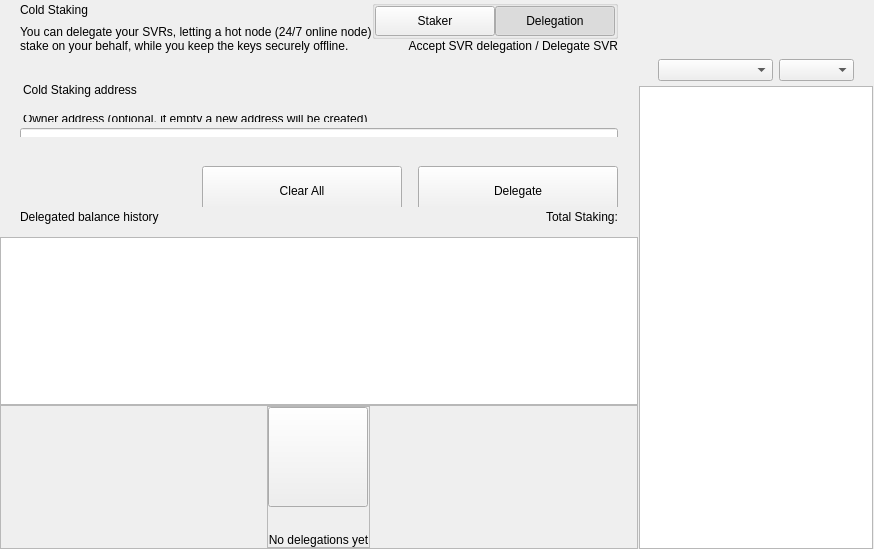
<?xml version="1.0" encoding="UTF-8"?>
<ui version="4.0">
 <class>ColdStakingWidget</class>
 <widget class="QWidget" name="ColdStakingWidget">
  <property name="geometry">
   <rect>
    <x>0</x>
    <y>0</y>
    <width>629</width>
    <height>549</height>
   </rect>
  </property>
  <property name="windowTitle">
   <string>Form</string>
  </property>
  <layout class="QHBoxLayout" name="horizontalLayout_1" stretch="2,1">
   <property name="spacing">
    <number>0</number>
   </property>
   <property name="leftMargin">
    <number>0</number>
   </property>
   <property name="topMargin">
    <number>0</number>
   </property>
   <property name="rightMargin">
    <number>0</number>
   </property>
   <property name="bottomMargin">
    <number>0</number>
   </property>
   <item>
    <widget class="QWidget" name="left" native="true">
     <layout class="QVBoxLayout" name="verticalLayout_3">
      <property name="leftMargin">
       <number>0</number>
      </property>
      <property name="topMargin">
       <number>0</number>
      </property>
      <property name="rightMargin">
       <number>0</number>
      </property>
      <property name="bottomMargin">
       <number>0</number>
      </property>
      <item>
       <layout class="QVBoxLayout" name="verticalLayout_2">
        <property name="spacing">
         <number>0</number>
        </property>
        <item>
         <layout class="QVBoxLayout" name="verticalLayoutTop">
          <property name="spacing">
           <number>0</number>
          </property>
          <property name="leftMargin">
           <number>0</number>
          </property>
          <property name="rightMargin">
           <number>0</number>
          </property>
          <item>
           <widget class="QWidget" name="containerTitle" native="true">
            <property name="sizePolicy">
             <sizepolicy hsizetype="Preferred" vsizetype="Minimum">
              <horstretch>0</horstretch>
              <verstretch>0</verstretch>
             </sizepolicy>
            </property>
            <property name="maximumSize">
             <size>
              <width>16777215</width>
              <height>100</height>
             </size>
            </property>
            <layout class="QHBoxLayout" name="containerTitleLayout">
             <property name="spacing">
              <number>0</number>
             </property>
             <property name="leftMargin">
              <number>20</number>
             </property>
             <property name="topMargin">
              <number>0</number>
             </property>
             <property name="rightMargin">
              <number>20</number>
             </property>
             <property name="bottomMargin">
              <number>0</number>
             </property>
             <item>
              <layout class="QVBoxLayout" name="verticalLayout11">
               <property name="spacing">
                <number>5</number>
               </property>
               <item>
                <widget class="QLabel" name="labelTitle">
                 <property name="text">
                  <string>Cold Staking</string>
                 </property>
                </widget>
               </item>
               <item>
                <widget class="QLabel" name="labelSubtitle1">
                 <property name="maximumSize">
                  <size>
                   <width>16777215</width>
                   <height>16777215</height>
                  </size>
                 </property>
                 <property name="text">
                  <string>You can delegate your SVRs, letting a hot node (24/7 online node)
stake on your behalf, while you keep the keys securely offline.</string>
                 </property>
                </widget>
               </item>
              </layout>
             </item>
             <item>
              <spacer name="horizontalSpacer">
               <property name="orientation">
                <enum>Qt::Horizontal</enum>
               </property>
               <property name="sizeHint" stdset="0">
                <size>
                 <width>40</width>
                 <height>20</height>
                </size>
               </property>
              </spacer>
             </item>
             <item>
              <widget class="QWidget" name="containerViewPrivacyChecks" native="true">
               <layout class="QVBoxLayout" name="containerPrivacyChecks">
                <property name="spacing">
                 <number>0</number>
                </property>
                <property name="leftMargin">
                 <number>0</number>
                </property>
                <property name="topMargin">
                 <number>0</number>
                </property>
                <property name="rightMargin">
                 <number>0</number>
                </property>
                <property name="bottomMargin">
                 <number>0</number>
                </property>
                <item alignment="Qt::AlignHCenter|Qt::AlignVCenter">
                 <widget class="QGroupBox" name="groupBox">
                  <property name="title">
                   <string/>
                  </property>
                  <layout class="QHBoxLayout" name="horizontalLayout_2_1">
                   <property name="spacing">
                    <number>0</number>
                   </property>
                   <property name="leftMargin">
                    <number>0</number>
                   </property>
                   <property name="topMargin">
                    <number>0</number>
                   </property>
                   <property name="rightMargin">
                    <number>0</number>
                   </property>
                   <property name="bottomMargin">
                    <number>0</number>
                   </property>
                   <item>
                    <widget class="QPushButton" name="pushLeft">
                     <property name="minimumSize">
                      <size>
                       <width>120</width>
                       <height>30</height>
                      </size>
                     </property>
                     <property name="maximumSize">
                      <size>
                       <width>120</width>
                       <height>30</height>
                      </size>
                     </property>
                     <property name="focusPolicy">
                      <enum>Qt::NoFocus</enum>
                     </property>
                     <property name="text">
                      <string>Staker</string>
                     </property>
                     <property name="checkable">
                      <bool>true</bool>
                     </property>
                     <property name="autoExclusive">
                      <bool>true</bool>
                     </property>
                    </widget>
                   </item>
                   <item>
                    <widget class="QPushButton" name="pushRight">
                     <property name="minimumSize">
                      <size>
                       <width>120</width>
                       <height>30</height>
                      </size>
                     </property>
                     <property name="maximumSize">
                      <size>
                       <width>120</width>
                       <height>30</height>
                      </size>
                     </property>
                     <property name="focusPolicy">
                      <enum>Qt::NoFocus</enum>
                     </property>
                     <property name="text">
                      <string>Delegation</string>
                     </property>
                     <property name="checkable">
                      <bool>true</bool>
                     </property>
                     <property name="checked">
                      <bool>true</bool>
                     </property>
                     <property name="autoExclusive">
                      <bool>true</bool>
                     </property>
                    </widget>
                   </item>
                  </layout>
                 </widget>
                </item>
                <item alignment="Qt::AlignTop">
                 <widget class="QLabel" name="labelSubtitle2">
                  <property name="text">
                   <string>Accept SVR delegation / Delegate SVR</string>
                  </property>
                  <property name="alignment">
                   <set>Qt::AlignRight|Qt::AlignTrailing|Qt::AlignVCenter</set>
                  </property>
                 </widget>
                </item>
               </layout>
              </widget>
             </item>
            </layout>
           </widget>
          </item>
          <item>
           <spacer name="verticalSpacer_2">
            <property name="orientation">
             <enum>Qt::Vertical</enum>
            </property>
            <property name="sizeType">
             <enum>QSizePolicy::Fixed</enum>
            </property>
            <property name="sizeHint" stdset="0">
             <size>
              <width>20</width>
              <height>30</height>
             </size>
            </property>
           </spacer>
          </item>
          <item>
           <widget class="QWidget" name="containerSend" native="true">
            <property name="minimumSize">
             <size>
              <width>0</width>
              <height>50</height>
             </size>
            </property>
            <layout class="QVBoxLayout" name="containerSendRow">
             <property name="spacing">
              <number>6</number>
             </property>
             <property name="leftMargin">
              <number>0</number>
             </property>
             <property name="topMargin">
              <number>0</number>
             </property>
             <property name="rightMargin">
              <number>0</number>
             </property>
             <property name="bottomMargin">
              <number>0</number>
             </property>
             <item>
              <widget class="QLabel" name="labelEditTitle">
               <property name="maximumSize">
                <size>
                 <width>16777215</width>
                 <height>30</height>
                </size>
               </property>
               <property name="styleSheet">
                <string notr="true">padding-left:20px; padding-bottom:3px;</string>
               </property>
               <property name="text">
                <string>Cold Staking address</string>
               </property>
              </widget>
             </item>
             <item>
              <spacer name="verticalSpacer_6">
               <property name="orientation">
                <enum>Qt::Vertical</enum>
               </property>
               <property name="sizeType">
                <enum>QSizePolicy::Fixed</enum>
               </property>
               <property name="sizeHint" stdset="0">
                <size>
                 <width>20</width>
                 <height>9</height>
                </size>
               </property>
              </spacer>
             </item>
             <item>
              <widget class="QWidget" name="containerOwner" native="true">
               <layout class="QVBoxLayout" name="vContainerOwner">
                <property name="spacing">
                 <number>4</number>
                </property>
                <property name="leftMargin">
                 <number>20</number>
                </property>
                <property name="topMargin">
                 <number>0</number>
                </property>
                <property name="rightMargin">
                 <number>20</number>
                </property>
                <property name="bottomMargin">
                 <number>0</number>
                </property>
                <item>
                 <widget class="QLabel" name="labelSubtitleDescription">
                  <property name="maximumSize">
                   <size>
                    <width>16777215</width>
                    <height>20</height>
                   </size>
                  </property>
                  <property name="styleSheet">
                   <string notr="true">margin-bottom:2px;
                   margin-left:0.05px;
                   padding:0px;</string>
                  </property>
                  <property name="text">
                   <string>Owner address (optional, if empty a new address will be created)</string>
                  </property>
                 </widget>
                </item>
                <item>
                 <widget class="QLineEdit" name="lineEditOwnerAddress">
                  <property name="minimumSize">
                   <size>
                    <width>0</width>
                    <height>50</height>
                   </size>
                  </property>
                  <property name="maximumSize">
                   <size>
                    <width>16777215</width>
                    <height>50</height>
                   </size>
                  </property>
                  <property name="styleSheet">
                   <string notr="true"/>
                  </property>
                  <property name="placeholderText">
                   <string>Enter owner address</string>
                  </property>
                 </widget>
                </item>
               </layout>
              </widget>
             </item>
            </layout>
           </widget>
          </item>
         </layout>
        </item>
        <item>
         <spacer name="verticalSpacer_3">
          <property name="orientation">
           <enum>Qt::Vertical</enum>
          </property>
          <property name="sizeType">
           <enum>QSizePolicy::Minimum</enum>
          </property>
          <property name="sizeHint" stdset="0">
           <size>
            <width>20</width>
            <height>20</height>
           </size>
          </property>
         </spacer>
        </item>
        <item>
         <widget class="QWidget" name="containerBtn" native="true">
          <property name="minimumSize">
           <size>
            <width>0</width>
            <height>50</height>
           </size>
          </property>
          <layout class="QHBoxLayout" name="horizontalLayout">
           <property name="rightMargin">
            <number>20</number>
           </property>
           <item>
            <spacer name="horizontalSpacer_2">
             <property name="orientation">
              <enum>Qt::Horizontal</enum>
             </property>
             <property name="sizeHint" stdset="0">
              <size>
               <width>200</width>
               <height>20</height>
              </size>
             </property>
            </spacer>
           </item>
           <item>
            <layout class="QHBoxLayout" name="horizontalLayout_7">
             <item>
              <spacer name="horizontalSpacer_3">
               <property name="orientation">
                <enum>Qt::Horizontal</enum>
               </property>
               <property name="sizeType">
                <enum>QSizePolicy::Expanding</enum>
               </property>
               <property name="sizeHint" stdset="0">
                <size>
                 <width>40</width>
                 <height>20</height>
                </size>
               </property>
              </spacer>
             </item>
             <item>
              <widget class="QPushButton" name="pushButtonClear">
               <property name="minimumSize">
                <size>
                 <width>200</width>
                 <height>50</height>
                </size>
               </property>
               <property name="focusPolicy">
                <enum>Qt::NoFocus</enum>
               </property>
               <property name="text">
                <string>Clear All</string>
               </property>
              </widget>
             </item>
             <item>
              <spacer name="horizontalSpacer_4">
               <property name="orientation">
                <enum>Qt::Horizontal</enum>
               </property>
               <property name="sizeType">
                <enum>QSizePolicy::Fixed</enum>
               </property>
               <property name="sizeHint" stdset="0">
                <size>
                 <width>10</width>
                 <height>20</height>
                </size>
               </property>
              </spacer>
             </item>
             <item>
              <widget class="QPushButton" name="pushButtonSend">
               <property name="minimumSize">
                <size>
                 <width>200</width>
                 <height>50</height>
                </size>
               </property>
               <property name="maximumSize">
                <size>
                 <width>200</width>
                 <height>50</height>
                </size>
               </property>
               <property name="focusPolicy">
                <enum>Qt::NoFocus</enum>
               </property>
               <property name="text">
                <string>Delegate</string>
               </property>
              </widget>
             </item>
            </layout>
           </item>
          </layout>
         </widget>
        </item>
        <item>
         <widget class="QWidget" name="containerHistoryLabel" native="true">
          <layout class="QHBoxLayout" name="horizontalLayout_4">
           <property name="spacing">
            <number>0</number>
           </property>
           <property name="leftMargin">
            <number>20</number>
           </property>
           <property name="topMargin">
            <number>0</number>
           </property>
           <property name="rightMargin">
            <number>20</number>
           </property>
           <property name="bottomMargin">
            <number>0</number>
           </property>
           <item>
            <widget class="QWidget" name="verticalWidget" native="true">
             <property name="minimumSize">
              <size>
               <width>100</width>
               <height>0</height>
              </size>
             </property>
             <layout class="QVBoxLayout" name="verticalLayout_58">
              <property name="leftMargin">
               <number>0</number>
              </property>
              <property name="topMargin">
               <number>0</number>
              </property>
              <property name="rightMargin">
               <number>0</number>
              </property>
              <property name="bottomMargin">
               <number>0</number>
              </property>
              <item>
               <widget class="QLabel" name="labelListHistory">
                <property name="text">
                 <string>Delegated balance history</string>
                </property>
               </widget>
              </item>
             </layout>
            </widget>
           </item>
           <item>
            <spacer name="horizontalSpacer_5">
             <property name="orientation">
              <enum>Qt::Horizontal</enum>
             </property>
             <property name="sizeHint" stdset="0">
              <size>
               <width>40</width>
               <height>20</height>
              </size>
             </property>
            </spacer>
           </item>
           <item>
            <widget class="QLabel" name="labelStakingTotal">
             <property name="text">
              <string>Total Staking:</string>
             </property>
            </widget>
           </item>
          </layout>
         </widget>
        </item>
        <item>
         <layout class="QVBoxLayout" name="verticalLayout_64">
          <property name="spacing">
           <number>0</number>
          </property>
          <item>
           <spacer name="verticalSpacer_44">
            <property name="orientation">
             <enum>Qt::Vertical</enum>
            </property>
            <property name="sizeType">
             <enum>QSizePolicy::Fixed</enum>
            </property>
            <property name="sizeHint" stdset="0">
             <size>
              <width>20</width>
              <height>10</height>
             </size>
            </property>
           </spacer>
          </item>
          <item>
           <widget class="QListView" name="listView">
            <property name="enabled">
             <bool>true</bool>
            </property>
            <property name="mouseTracking">
             <bool>true</bool>
            </property>
           </widget>
          </item>
          <item>
           <widget class="QFrame" name="emptyContainer">
            <property name="minimumSize">
             <size>
              <width>0</width>
              <height>100</height>
             </size>
            </property>
            <property name="frameShape">
             <enum>QFrame::StyledPanel</enum>
            </property>
            <property name="frameShadow">
             <enum>QFrame::Raised</enum>
            </property>
            <layout class="QVBoxLayout" name="verticalLayout_71" stretch="1,8">
             <property name="spacing">
              <number>0</number>
             </property>
             <property name="leftMargin">
              <number>0</number>
             </property>
             <property name="topMargin">
              <number>0</number>
             </property>
             <property name="rightMargin">
              <number>0</number>
             </property>
             <property name="bottomMargin">
              <number>0</number>
             </property>
             <item>
              <spacer name="verticalSpacer">
               <property name="orientation">
                <enum>Qt::Vertical</enum>
               </property>
               <property name="sizeHint" stdset="0">
                <size>
                 <width>20</width>
                 <height>20</height>
                </size>
               </property>
              </spacer>
             </item>
             <item alignment="Qt::AlignHCenter|Qt::AlignVCenter">
              <widget class="QFrame" name="emptyScreen">
               <property name="sizePolicy">
                <sizepolicy hsizetype="Expanding" vsizetype="Expanding">
                 <horstretch>0</horstretch>
                 <verstretch>0</verstretch>
                </sizepolicy>
               </property>
               <property name="frameShape">
                <enum>QFrame::StyledPanel</enum>
               </property>
               <property name="frameShadow">
                <enum>QFrame::Raised</enum>
               </property>
               <layout class="QVBoxLayout" name="verticalLayout">
                <property name="spacing">
                 <number>30</number>
                </property>
                <property name="leftMargin">
                 <number>0</number>
                </property>
                <property name="topMargin">
                 <number>0</number>
                </property>
                <property name="rightMargin">
                 <number>0</number>
                </property>
                <property name="bottomMargin">
                 <number>0</number>
                </property>
                <item alignment="Qt::AlignHCenter|Qt::AlignVCenter">
                 <widget class="QPushButton" name="pushImgEmpty">
                  <property name="minimumSize">
                   <size>
                    <width>100</width>
                    <height>100</height>
                   </size>
                  </property>
                  <property name="maximumSize">
                   <size>
                    <width>100</width>
                    <height>100</height>
                   </size>
                  </property>
                  <property name="focusPolicy">
                   <enum>Qt::NoFocus</enum>
                  </property>
                  <property name="text">
                   <string/>
                  </property>
                  <property name="iconSize">
                   <size>
                    <width>100</width>
                    <height>100</height>
                   </size>
                  </property>
                 </widget>
                </item>
                <item alignment="Qt::AlignHCenter|Qt::AlignVCenter">
                 <widget class="QLabel" name="labelEmpty">
                  <property name="styleSheet">
                   <string notr="true"/>
                  </property>
                  <property name="text">
                   <string>No delegations yet</string>
                  </property>
                  <property name="alignment">
                   <set>Qt::AlignCenter</set>
                  </property>
                 </widget>
                </item>
               </layout>
              </widget>
             </item>
            </layout>
           </widget>
          </item>
         </layout>
        </item>
       </layout>
      </item>
     </layout>
    </widget>
   </item>
   <item>
    <widget class="QWidget" name="right" native="true">
     <layout class="QVBoxLayout" name="rightContainer">
      <property name="spacing">
       <number>0</number>
      </property>
      <property name="leftMargin">
       <number>1</number>
      </property>
      <property name="topMargin">
       <number>0</number>
      </property>
      <property name="rightMargin">
       <number>1</number>
      </property>
      <property name="bottomMargin">
       <number>0</number>
      </property>
      <item>
       <widget class="QWidget" name="containerRightButtons" native="true">
        <property name="minimumSize">
         <size>
          <width>0</width>
          <height>50</height>
         </size>
        </property>
        <layout class="QVBoxLayout" name="verticalLayout_4">
         <property name="leftMargin">
          <number>19</number>
         </property>
         <property name="topMargin">
          <number>0</number>
         </property>
         <property name="rightMargin">
          <number>19</number>
         </property>
         <property name="bottomMargin">
          <number>0</number>
         </property>
         <item>
          <widget class="OptionButton" name="btnCoinControl" native="true">
           <property name="minimumSize">
            <size>
             <width>0</width>
             <height>0</height>
            </size>
           </property>
          </widget>
         </item>
         <item>
          <widget class="OptionButton" name="btnColdStaking" native="true"/>
         </item>
         <item>
          <widget class="OptionButton" name="btnMyStakingAddresses" native="true">
           <property name="sizePolicy">
            <sizepolicy hsizetype="Preferred" vsizetype="Minimum">
             <horstretch>0</horstretch>
             <verstretch>0</verstretch>
            </sizepolicy>
           </property>
          </widget>
         </item>
        </layout>
       </widget>
      </item>
      <item>
       <widget class="QWidget" name="sortWidget" native="true">
        <layout class="QHBoxLayout" name="horizontalLayout_6">
         <property name="leftMargin">
          <number>19</number>
         </property>
         <property name="rightMargin">
          <number>19</number>
         </property>
         <property name="bottomMargin">
          <number>5</number>
         </property>
         <item>
          <spacer name="horizontalSpacer_6">
           <property name="orientation">
            <enum>Qt::Horizontal</enum>
           </property>
           <property name="sizeHint" stdset="0">
            <size>
             <width>40</width>
             <height>20</height>
            </size>
           </property>
          </spacer>
         </item>
         <item>
          <widget class="QComboBox" name="comboBoxSort">
           <property name="sizePolicy">
            <sizepolicy hsizetype="Preferred" vsizetype="Fixed">
             <horstretch>0</horstretch>
             <verstretch>0</verstretch>
            </sizepolicy>
           </property>
           <property name="minimumSize">
            <size>
             <width>115</width>
             <height>0</height>
            </size>
           </property>
          </widget>
         </item>
         <item>
          <widget class="QComboBox" name="comboBoxSortOrder">
           <property name="sizePolicy">
            <sizepolicy hsizetype="Preferred" vsizetype="Fixed">
             <horstretch>0</horstretch>
             <verstretch>0</verstretch>
            </sizepolicy>
           </property>
           <property name="minimumSize">
            <size>
             <width>75</width>
             <height>0</height>
            </size>
           </property>
          </widget>
         </item>
        </layout>
       </widget>
      </item>
      <item>
       <widget class="QListView" name="listViewStakingAddress">
        <property name="enabled">
         <bool>true</bool>
        </property>
        <property name="mouseTracking">
         <bool>true</bool>
        </property>
       </widget>
      </item>
     </layout>
    </widget>
   </item>
  </layout>
 </widget>
 <customwidgets>
  <customwidget>
   <class>OptionButton</class>
   <extends>QWidget</extends>
   <header>qt/sovranocoin/optionbutton.h</header>
   <container>1</container>
  </customwidget>
 </customwidgets>
 <resources/>
 <connections/>
</ui>
